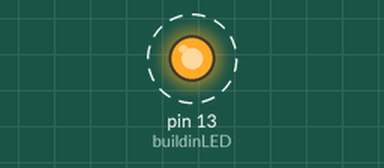
Simulated run of this sketch. Board: Arduino Uno, built with avr-gcc and run on an emulated ATmega328P. Parts: output pins drawn as LEDs (lit = HIGH). Dashed ring = blinking. What the sketch prints to the serial monitor is not drawn.

Above: at 0.5 s.
Timing chart, 0 to 4.6 s (numbered marks = the images above):
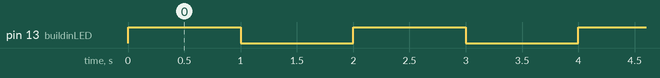

Measured:
- by itself, pin 13 (buildinLED): alternates HIGH for 1.0 s and LOW for 1.0 s

The sketch:

buildin_led_test.ino
```cpp
int buildinLED = 13;

void setup()
{
    Serial.begin(9600);
    pinMode(buildinLED, OUTPUT);
}

void loop()
{
    digitalWrite(buildinLED, HIGH);
    Serial.println("LED on");
    delay(1000);
    digitalWrite(buildinLED, LOW);
    Serial.println("LED off");
    delay(1000);
}
```
